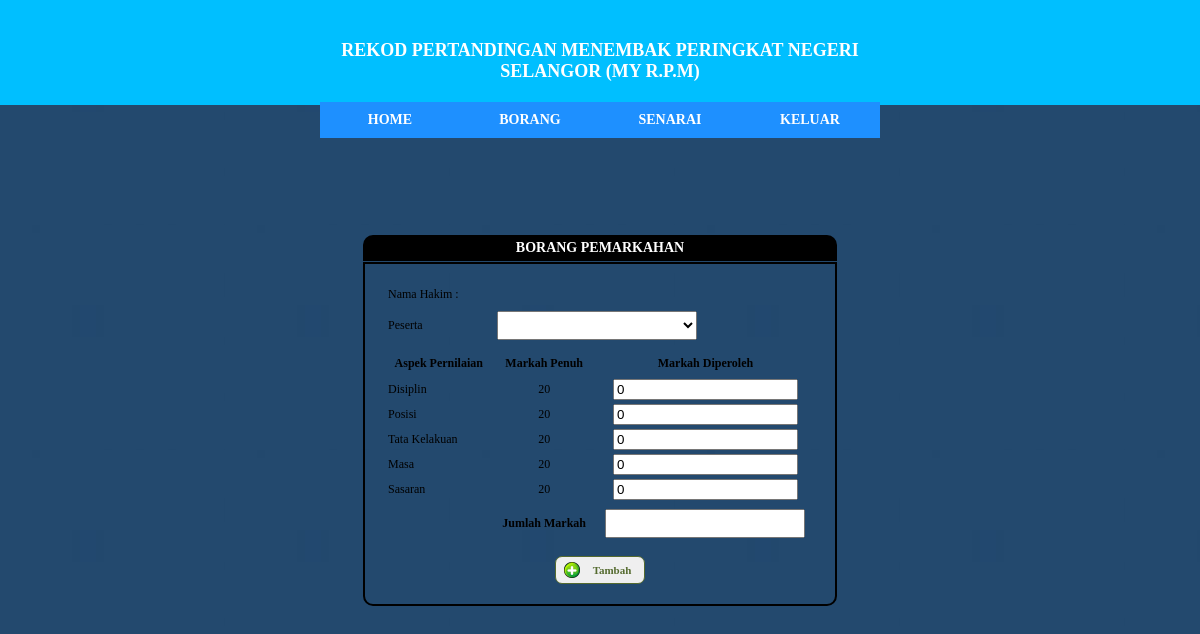
Screenshot of /hakim_borang.php with the database file from the repository.
### tables this page shows
CREATE TABLE `penilaian` (
  `idpenilaian` varchar(3) NOT NULL,
  `aspek` varchar(30) NOT NULL,
  `markahpenuh` int(11) NOT NULL
);

### hakim_borang.php (the view, shortened to what this page needs)
<?php
   include("sambungan.php");
   include("hakim_menu.php");
   $nama = $_SESSION["nama"];
?>
<link rel="stylesheet" href="borang.css">
<link rel="stylesheet" href="button.css">
<div class="kandungan">
    <h3 class="markah">BORANG PEMARKAHAN</h3>
    <form class="markah" action="hakim_borang2.php" method="post">
    <table>
        <tr>
           <td>Nama Hakim : </td>
           <td><?php echo $nama; ?> </td>
        </tr>
        <tr>
            <td>Peserta</td>
            <td>
               <select class="markah" name="nokp">
               </select>
           </td>
       </tr>
   </table>
   <table class="markah">
   	   <tr>
           <th>Aspek Pernilaian</th>
           <th>Markah Penuh</th>
           <th>Markah Diperoleh</th>
       </tr>
       <?php
           $sql = "select * from penilaian";
           $data = mysqli_query($sambungan, $sql);
           while ($penilaian = mysqli_fetch_array($data)) {
           echo "<tr>
                   <td>$penilaian[aspek]</td>
                   <td>$penilaian[markahpenuh]</td>
                   <td><input oninput='kira_jumlah()' class='markah' type='number'
                   id='$penilaian[idpenilaian]' name='$penilaian[idpenilaian]' value=0></td>
               </tr>";
            }
       ?>
       <tr class="markah_jumlah">
           <td></td>
           <td class="markah_jumlah">Jumlah Markah</td>
           <td><input class="markah" type="text" id="jumlah_markah" name="jumlah_markah"></td>
       </tr>
   </table>
   <button class="tambah" type="submit" name="submit">Tambah</button>
   </form>
</div>

### menu.css (style rules this page uses)
body { margin: 0px; }
div { text-align: center; margin: 0px auto; padding-top: 20px; }

### borang.css (style rules this page uses)
body { background-image: url(imej/1221.jpg); }
h3 { font-family:verdana; font-size: 14px; font-weight: bold; text-align: center; color:white; padding:5px 22px; border-radius: 10px 10px 0 0; margin: 110px auto 0px; background-color:Black; }
form { font-family:verdana; font-weight: bold; font-size: 10px; text-align: center; color:black; padding: 20px; border:2px solid Black; border-radius:0px 0px 10px 10px; margin:1px auto; background-color:Peach Puff; }
form.markah, h3.markah { width:430px; }
table { font-family: verdana; font-size: 12px; }
input[type="text"], input[type="password"], select { width: 200px; padding:5px; margin: 5px; }
td.markah_jumlah { font-weight: bold; text-align: center; }
td:nth-child(1) { width: 100px; text-align: left; }
td:nth-child(2) { width: 100px; text-align: center; }
td:nth-child(3) { width: 150px; text-align: center; }
table.markah { margin-top: 5px; width: 430px; }
th { padding-bottom: 5px; }

### button.css (style rules this page uses)
button { font-family: Verdana; font-weight: bold; font-size: 11px; text-align: center; color: darkolivegreen; width: 90px; padding: 7px 8px 7px 32px; border: 1px solid darkolivegreen; border-radius: 7px; margin-top: 10px; background-position: 8px; background-repeat: no-repeat; }
button.tambah { background-image: url(imej/add.png); }

### rows the page displays
penilaian: aspek "Disiplin", markahpenuh "20"
penilaian: aspek "Posisi", markahpenuh "20"
penilaian: aspek "Tata Kelakuan", markahpenuh "20"
penilaian: aspek "Masa", markahpenuh "20"
penilaian: aspek "Sasaran", markahpenuh "20"
